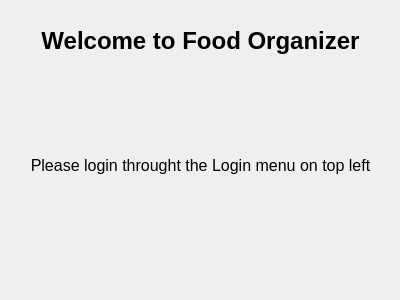
<?xml version="1.0" encoding="UTF-8"?>
<ui version="4.0">
 <class>InitialWidget</class>
 <widget class="QWidget" name="InitialWidget">
  <property name="geometry">
   <rect>
    <x>0</x>
    <y>0</y>
    <width>400</width>
    <height>300</height>
   </rect>
  </property>
  <property name="windowTitle">
   <string>Form</string>
  </property>
  <widget class="QLabel" name="label">
   <property name="geometry">
    <rect>
     <x>0</x>
     <y>20</y>
     <width>401</width>
     <height>41</height>
    </rect>
   </property>
   <property name="font">
    <font>
     <pointsize>18</pointsize>
     <weight>75</weight>
     <bold>true</bold>
    </font>
   </property>
   <property name="text">
    <string>Welcome to Food Organizer</string>
   </property>
   <property name="alignment">
    <set>Qt::AlignCenter</set>
   </property>
  </widget>
  <widget class="QLabel" name="label_2">
   <property name="geometry">
    <rect>
     <x>10</x>
     <y>70</y>
     <width>381</width>
     <height>191</height>
    </rect>
   </property>
   <property name="font">
    <font>
     <pointsize>12</pointsize>
    </font>
   </property>
   <property name="layoutDirection">
    <enum>Qt::LeftToRight</enum>
   </property>
   <property name="text">
    <string>Please login throught the Login menu on top left</string>
   </property>
   <property name="alignment">
    <set>Qt::AlignCenter</set>
   </property>
  </widget>
 </widget>
 <resources/>
 <connections/>
</ui>
